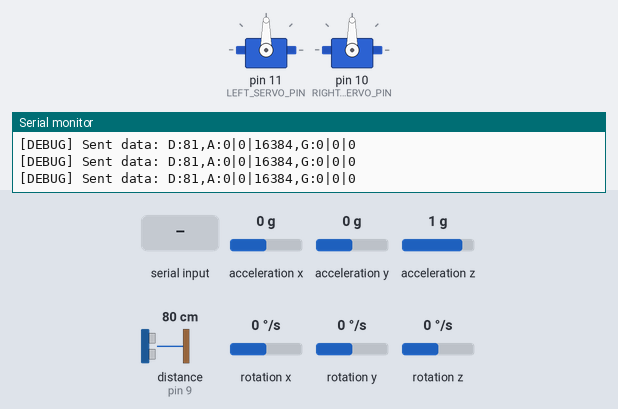
A sketch run on a simulated Arduino Uno, built with avr-gcc and run on an emulated ATmega328P. Shown: 2 × servo, the last lines printed to the serial monitor. The inputs (shaded band) are chosen by the test bench; at power-on: acceleration x 0 g, distance to the obstacle (sensor on pin 9) 80 cm, acceleration y 0 g, acceleration z 1 g, rotation x 0 °/s, rotation y 0 °/s, rotation z 0 °/s. The echo pulse lasts 58.3 µs per cm.

Above: at 2.6 s.
2.7 s: "A" received over the second serial link
At 3.09 s:
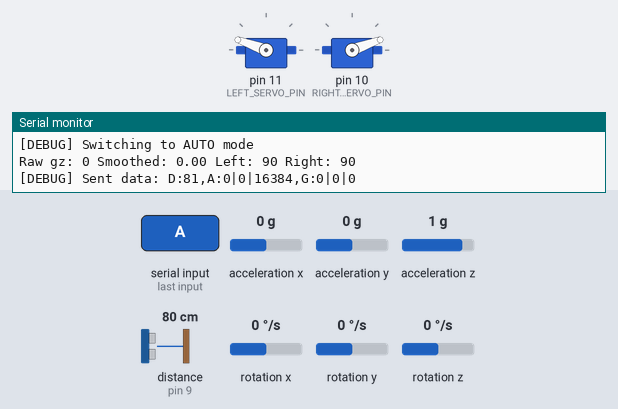
At 3.8 s:
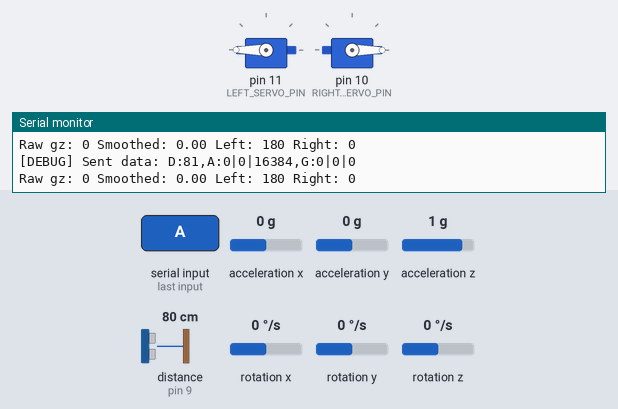
4.6 s: acceleration x set to -0.3 g
6.1 s: acceleration x set to -0.6 g
At 7.5 s:
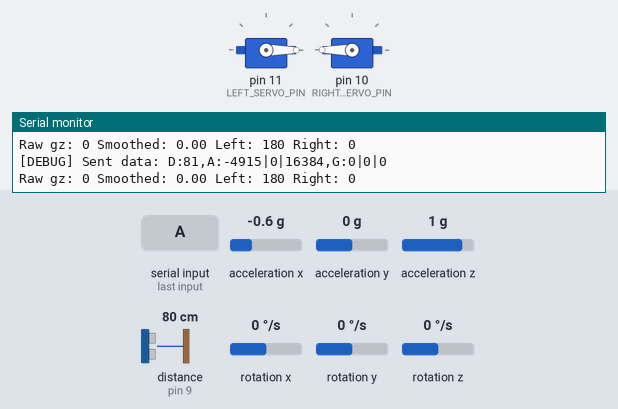
9.1 s: acceleration x set to 0 g
10.7 s: distance to the obstacle (sensor on pin 9) set to 16 cm
12.2 s: distance to the obstacle (sensor on pin 9) set to 12 cm
At 13.5 s:
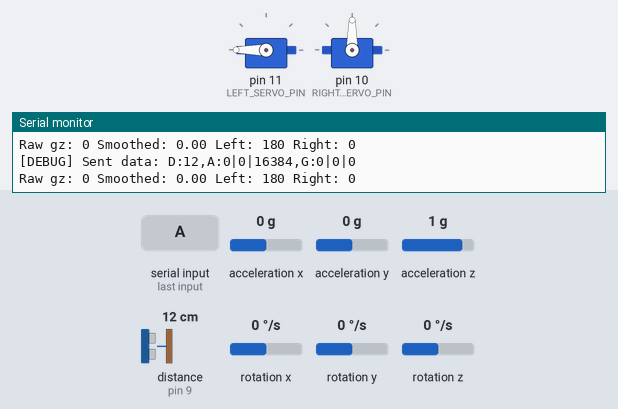
Timing chart, 0 to 16.2 s (numbered marks = the images above; inputs shaded):
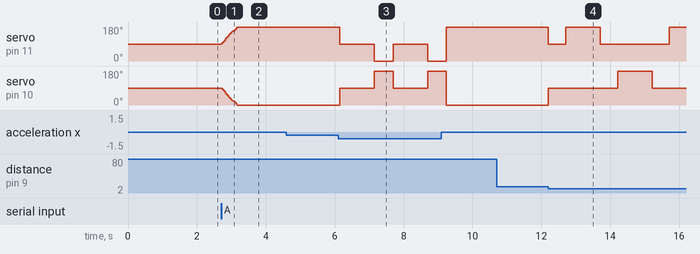

The sketch:

arduinouno.ino
```cpp
#include "uart_config.h"
#include "servo_control.h"
#include "sensors.h"
#include "auto_navigation.h"

// Operation mode
bool autoMode = false;     // false = manual, true = auto

// Timing variables
unsigned long lastUpdate = 0;
const unsigned long UPDATE_INTERVAL = 500; // Update interval in ms

void setup() {
    // Initialize both Serial communications
    setupUART();

    // Initialize hardware
    setupServos();
    setupSensors();

    Serial.println("[INFO] All systems initialized");
}

void loop() {
    // Check for commands from ESP32-CAM
    if (hasCommand()) {
        handleCommand(readCommand());
    }

    // Run auto navigation if in auto mode
    if (autoMode) {
        autoNavigate();
    }

    // Update and send sensor data periodically
    if (millis() - lastUpdate >= UPDATE_INTERVAL) {
        String sensorData = getSensorData();
        sendToESP(sensorData);
        lastUpdate = millis();
    }
}

// Handle incoming commands
void handleCommand(char cmd) {
    if (cmd == '\0') return;  // Invalid command

    switch (cmd) {
        case 'F':
            forward();
            Serial.println("[DEBUG] Moving forward");
            break;
        case 'B':
            backward();
            Serial.println("[DEBUG] Moving backward");
            break;
        case 'L':
            turnLeft();
            Serial.println("[DEBUG] Turning left");
            break;
        case 'R':
            turnRight();
            Serial.println("[DEBUG] Turning right");
            break;
        case 'S':
            stopMotors();
            Serial.println("[DEBUG] Stopping");
            break;
        case 'A':
            autoMode = true;
            Serial.println("[DEBUG] Switching to AUTO mode");
            break;
        case 'M':
            autoMode = false;
            stopMotors(); // Stop when switching to manual
            Serial.println("[DEBUG] Switching to MANUAL mode");
            break;
        default:
            Serial.println("[ERROR] Unknown command: " + String(cmd));
            break;
    }
}
```

auto_navigation.cpp
```cpp
#include "auto_navigation.h"

// Smoothing for MPU readings
#define SMOOTH_FACTOR 0.1  // Lower = more smoothing
#define DEADZONE 20        // Ignore small gyro changes

// Navigation state
enum NavState {
    MOVING_FORWARD,
    AVOIDING_OBSTACLE,
    ADJUSTING_COURSE
};

NavState currentState = MOVING_FORWARD;
unsigned long lastStateChange = 0;
unsigned long lastCorrection = 0;
int turnDirection = 1;  // 1 for right, -1 for left

// Smoothed sensor values
float smoothedGz = 0;
int currentLeftSpeed = 90;   // Current servo positions
int currentRightSpeed = 90;

// Gradually change servo speed
void adjustServoSpeed(Servo& servo, int& current, int target, int step) {
    if (current < target) {
        current = min(current + step, target);
    } else if (current > target) {
        current = max(current - step, target);
    }
    servo.write(current);
}

void autoNavigate() {
    // Get sensor data
    int dist = getDistance();
    updateMPU();

    // Smooth gyro readings with debug output every 500ms
    smoothedGz = (smoothedGz * (1 - SMOOTH_FACTOR)) + (gz * SMOOTH_FACTOR);
    static unsigned long lastDebug = 0;
    if (millis() - lastDebug > 500) {
        Serial.print("Raw gz: "); Serial.print(gz);
        Serial.print(" Smoothed: "); Serial.print(smoothedGz);
        Serial.print(" Left: "); Serial.print(currentLeftSpeed);
        Serial.print(" Right: "); Serial.println(currentRightSpeed);
        lastDebug = millis();
    }

    // Check for tilt/collision using accelerometer (with smoothing)
    static float smoothedAx = 0, smoothedAy = 0;
    smoothedAx = (smoothedAx * 0.8) + (ax * 0.2);
    smoothedAy = (smoothedAy * 0.8) + (ay * 0.2);
    bool isTilted = abs(smoothedAx) > TILT_THRESHOLD || abs(smoothedAy) > TILT_THRESHOLD;
    if (isTilted) {
        stopMotors();
        delay(1000);  // Wait a second if tilted
        backward();
        delay(500);
        return;
    }

    // State machine for navigation
    switch (currentState) {
        case MOVING_FORWARD:
            // Use smoothed gyro to keep straight
            if (abs(smoothedGz) > ROTATION_THRESHOLD &&
                millis() - lastCorrection > 100) {  // Limit correction frequency

                if (abs(smoothedGz) > DEADZONE) {  // Ignore small variations
                    if (smoothedGz > 0) {
                        // Gradual left correction
                        adjustServoSpeed(servoLeft, currentLeftSpeed, 170, 5);
                        adjustServoSpeed(servoRight, currentRightSpeed, 0, 5);
                    } else {
                        // Gradual right correction
                        adjustServoSpeed(servoLeft, currentLeftSpeed, 180, 5);
                        adjustServoSpeed(servoRight, currentRightSpeed, 10, 5);
                    }
                    lastCorrection = millis();
                }
            } else {
                // Gradually return to forward motion
                adjustServoSpeed(servoLeft, currentLeftSpeed, 180, 2);
                adjustServoSpeed(servoRight, currentRightSpeed, 0, 2);
            }

            // Check for obstacles
            if (dist < MIN_DISTANCE) {
                currentState = AVOIDING_OBSTACLE;
                lastStateChange = millis();
                stopMotors();
            }
            break;

        case AVOIDING_OBSTACLE:
            // Get rotation direction based on obstacles
            if (millis() - lastStateChange < 500) {
                stopMotors();  // Brief pause before turning
            }
            else if (millis() - lastStateChange < 1500) {
                // Turn in the chosen direction
                if (turnDirection > 0) {
                    turnRight();
                } else {
                    turnLeft();
                }
            }
            else {
                // After turning, switch direction for next time
                turnDirection = -turnDirection;
                currentState = MOVING_FORWARD;
                lastStateChange = millis();
            }
            break;

        case ADJUSTING_COURSE:
            // Use MPU data to realign
            if (abs(gz) < ROTATION_THRESHOLD) {
                currentState = MOVING_FORWARD;
                lastStateChange = millis();
            }
            else if (gz > 0) {
                turnLeft();  // Counter-rotate if spinning right
            }
            else {
                turnRight(); // Counter-rotate if spinning left
            }
            break;
    }

    // Check if we're rotating too much while moving
    if (currentState == MOVING_FORWARD && abs(gz) > ROTATION_THRESHOLD * 2) {
        currentState = ADJUSTING_COURSE;
        lastStateChange = millis();
    }
}
```

auto_navigation.h
```cpp
#ifndef AUTO_NAVIGATION_H
#define AUTO_NAVIGATION_H

#include "servo_control.h"
#include "sensors.h"

// Navigation parameters
#define MIN_DISTANCE 15       // Minimum safe distance in cm
#define TILT_THRESHOLD 8000   // Accelerometer threshold for detecting tilt/collision
#define ROTATION_THRESHOLD 50 // Gyroscope threshold for detecting rotation

// External sensor variables from sensors.cpp
extern int16_t ax, ay, az;
extern int16_t gx, gy, gz;

// Function declarations
void autoNavigate();

#endif // AUTO_NAVIGATION_H
```

sensors.cpp
```cpp
#include "sensors.h"

// Create sensor objects
NewPing sonar(TRIG_PIN, ECHO_PIN, MAX_DISTANCE);
MPU6050 mpu;

// Global variables
int16_t ax, ay, az;
int16_t gx, gy, gz;
int lastDistance = 0;

// Calibration offsets
int16_t ax_offset, ay_offset, az_offset;
int16_t gx_offset, gy_offset, gz_offset;

void calibrateMPU() {
    Serial.println("Calibrating MPU6050...");

    // Take multiple readings to get average offset
    long ax_total = 0, ay_total = 0, az_total = 0;
    long gx_total = 0, gy_total = 0, gz_total = 0;
    int readings = 100;

    for (int i = 0; i < readings; i++) {
        mpu.getMotion6(&ax, &ay, &az, &gx, &gy, &gz);
        ax_total += ax;
        ay_total += ay;
        az_total += az;
        gx_total += gx;
        gy_total += gy;
        gz_total += gz;
        delay(10);
    }

    // Calculate offsets
    ax_offset = ax_total / readings;
    ay_offset = ay_total / readings;
    az_offset = (az_total / readings) - 16384; // Remove gravity
    gx_offset = gx_total / readings;
    gy_offset = gy_total / readings;
    gz_offset = gz_total / readings;

    Serial.println("Calibration complete!");
    Serial.println("Offsets: ");
    Serial.print("ax: "); Serial.println(ax_offset);
    Serial.print("ay: "); Serial.println(ay_offset);
    Serial.print("az: "); Serial.println(az_offset);
    Serial.print("gx: "); Serial.println(gx_offset);
    Serial.print("gy: "); Serial.println(gy_offset);
    Serial.print("gz: "); Serial.println(gz_offset);
}

void setupSensors() {
    // Initialize I2C for MPU6050
    Wire.begin();
    mpu.initialize();

    // Check MPU6050 connection
    if (!mpu.testConnection()) {
        Serial.println("MPU6050 NOT CONNECTED");
        return;
    }

    Serial.println("MPU6050 READY");

    // Calibrate on startup
    calibrateMPU();
}

int getDistance() {
    int dist = sonar.ping_cm();
    if (dist == 0) dist = lastDistance; // If error, use last value
    lastDistance = dist;
    return dist;
}

void updateMPU() {
    mpu.getMotion6(&ax, &ay, &az, &gx, &gy, &gz);

    // Remove offsets from readings
    ax -= ax_offset;
    ay -= ay_offset;
    az -= az_offset;
    gx -= gx_offset;
    gy -= gy_offset;
    gz -= gz_offset;
}

String getSensorData() {
    int dist = getDistance();
    updateMPU();

    String data = "D:";
    data += String(dist);
    data += ",A:";
    data += String(ax) + "|" + String(ay) + "|" + String(az);
    data += ",G:";
    data += String(gx) + "|" + String(gy) + "|" + String(gz);

    return data;
}
```

sensors.h
```cpp
#ifndef SENSORS_H
#define SENSORS_H

#include <NewPing.h>
#include <Wire.h>
#include <MPU6050.h>

// Ultrasonic sensor pins
#define TRIG_PIN 8
#define ECHO_PIN 9
#define MAX_DISTANCE 200

// Function declarations
extern NewPing sonar;
extern MPU6050 mpu;
extern int16_t ax, ay, az;
extern int16_t gx, gy, gz;
extern int lastDistance;

void setupSensors();
int getDistance();
void updateMPU();
String getSensorData();

#endif // SENSORS_H
```

servo_control.cpp
```cpp
#include "servo_control.h"

// Create servo objects
Servo servoLeft, servoRight;

void setupServos() {
    servoLeft.attach(LEFT_SERVO_PIN);
    servoRight.attach(RIGHT_SERVO_PIN);
    stopMotors(); // Start with motors stopped
}

void forward() {
    servoLeft.write(180);  // Move left servo forward
    servoRight.write(0);   // Move right servo forward
}

void backward() {
    servoLeft.write(0);    // Move left servo backward
    servoRight.write(180); // Move right servo backward
}

void turnLeft() {
    servoLeft.write(90);   // Stop left servo
    servoRight.write(180); // Turn right servo
}

void turnRight() {
    servoLeft.write(180);  // Turn left servo
    servoRight.write(90);  // Stop right servo
}

void stopMotors() {
    servoLeft.write(90);   // Stop left servo
    servoRight.write(90);  // Stop right servo
}
```

servo_control.h
```cpp
#ifndef SERVO_CONTROL_H
#define SERVO_CONTROL_H

#include <Servo.h>

// Servo pins
#define LEFT_SERVO_PIN 11
#define RIGHT_SERVO_PIN 10

// Function declarations
extern Servo servoLeft, servoRight;
void setupServos();
void forward();
void backward();
void turnLeft();
void turnRight();
void stopMotors();

#endif // SERVO_CONTROL_H
```

uart_config.cpp
```cpp
#include "uart_config.h"

// Create Software Serial instance
SoftwareSerial espSerial(UNO_RX_PIN, UNO_TX_PIN);

void setupUART() {
    // Initialize debug communication
    Serial.begin(DEBUG_BAUD_RATE);

    // Initialize ESP32 communication
    espSerial.begin(BAUD_RATE);
    Serial.println("[INFO] UART Software initialized");
    Serial.println("[INFO] RX pin: " + String(UNO_RX_PIN) + " <-- ESP32 TX (GPIO15)");
    Serial.println("[INFO] TX pin: " + String(UNO_TX_PIN) + " --> ESP32 RX (GPIO14)");
}

void sendToESP(const String& data) {
    espSerial.println(data);
    espSerial.flush();  // Wait until all data is sent
    Serial.println("[DEBUG] Sent data: " + data);
}

bool hasCommand() {
    return espSerial.available() > 0;
}

char readCommand() {
    if (hasCommand()) {
        char cmd = espSerial.read();
        Serial.println("[DEBUG] Received command: " + String(cmd));
        return cmd;
    }
    return '\0';
}
```

uart_config.h
```cpp
#ifndef UART_CONFIG_H
#define UART_CONFIG_H

#include <Arduino.h>
#include <SoftwareSerial.h>

// UART Software pins for Arduino UNO
#define UNO_RX_PIN 6  // Connect to ESP32 TX (GPIO15)
#define UNO_TX_PIN 5  // Connect to ESP32 RX (GPIO14)
#define BAUD_RATE 9600
#define DEBUG_BAUD_RATE 115200

// Create Software Serial instance
extern SoftwareSerial espSerial;

// Initialize UART communication
void setupUART();

// Send data to ESP32
void sendToESP(const String& data);

// Check if data available from ESP32
bool hasCommand();

// Read command from ESP32
char readCommand();

#endif // UART_CONFIG_H
```

Measured:
- the behaviour switches between -0.4 and -0.5 g on acceleration x (found by bisection; images 2 and 3)
- the behaviour switches between 15 and 14 cm on distance to the obstacle (sensor on pin 9) (found by bisection; images 3 and 4)
- after the input at 2.7 s, servo on pin 11 (LEFT_SERVO_PIN): moves from 90° to 180° over 0.46 s, starting at once; servo on pin 10 (RIGHT_SERVO_PIN): moves from 90° to 0° over 0.46 s, starting at once
- after the input at 6.1 s, servo on pin 11 (LEFT_SERVO_PIN): alternates 90° for 1.0 s and 0° for 0.55 s, starting at once; servo on pin 10 (RIGHT_SERVO_PIN): alternates 180° for 0.55 s and 90° for 1.0 s, starting at once
- after the input at 12.2 s, servo on pin 11 (LEFT_SERVO_PIN): 180° → 90° at once, → 180° 0.50 s later, → 90° 1.0 s later, → 180° 2.0 s later; servo on pin 10 (RIGHT_SERVO_PIN): 0° → 90° at once, → 180° 2.0 s later, → 90° 1.0 s later
